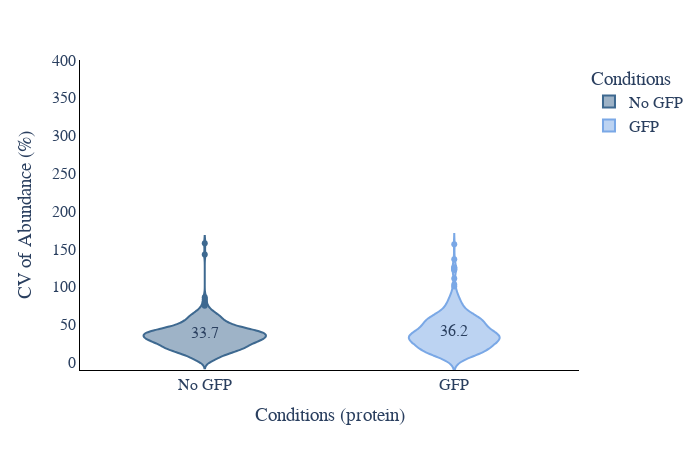

The cell this chart's notebook holds for it:
### Code cell
# CV violin plot
plot_options={    
        "median label": "True", #only works for total and MS2, can be found in CV_summary if you set WRITE_OUTPUT = True
        "box": False,
        "X Title": "Conditions (protein)",
        "Y Title": "CV of Abundance (%)",
        "color": ["#3E6990", "#7aa8e6","#C6878F", "#fac8d3","#AABD8C", "#E9E3B4",  "#F39B6D", "#C6878F", "pink",
                  "orange", "brown", "pink", "gray", "olive", "cyan", "black","red",
                  "yellow","green","blue","indigo","violet"],
        "width": 700,
        "height": 450,
        "font": dict(size=16, family="Arial black"),
        "ylimits": [-10, 400],
        "CV mode": "MS2",#grouped, total, MS2, grouped_stacked, stacked
        "Group By X": "Gradient Length", #ID_Mode does MS2 vs MBR
        "Group By Color": "Acquisition Mode",#ID_Mode does MS2 vs MBR
        "Group By Stack": "ID_Mode" #ID_Mode does MS2 vs MBR
    }
plot_options["plot_type"] = 1 # 1 is protein, 2 is peptide
figure, _, _ =CV_plots(data_obj, plot_options, saved_settings,username="20min")
figure.show()

### Figure 1 — Plotly figure (JSON) as saved in the notebook; plotly's stock layout.template omitted (floating-point values rounded to 4 significant figures; data arrays with more than 128 entries replaced by an {"elided": "..."} marker saying what was removed)
{"data": [{"alignmentgroup": "True", "box": {"visible": false}, "hovertemplate": "Conditions=%{x}<br>CV=%{y}<extra></extra>", "legendgroup": "No GFP", "marker": {"color": "#3E6990"}, "name": "No GFP", "offsetgroup": "No GFP", "orientation": "v", "scalegroup": "True", "showlegend": true, "type": "violin", "x": {"elided": "348 str values"}, "x0": " ", "xaxis": "x", "y": {"elided": "348 float values"}, "y0": " ", "yaxis": "y"}, {"alignmentgroup": "True", "box": {"visible": false}, "hovertemplate": "Conditions=%{x}<br>CV=%{y}<extra></extra>", "legendgroup": "GFP", "marker": {"color": "#7aa8e6"}, "name": "GFP", "offsetgroup": "GFP", "orientation": "v", "scalegroup": "True", "showlegend": true, "type": "violin", "x": {"elided": "427 str values"}, "x0": " ", "xaxis": "x", "y": {"elided": "427 float values"}, "y0": " ", "yaxis": "y"}], "layout": {"annotations": [{"showarrow": false, "text": "36.2", "x": "GFP", "y": 41.58}, {"showarrow": false, "text": "33.7", "x": "No GFP", "y": 38.78}], "font": {"family": "Arial black", "size": 16}, "height": 450, "legend": {"title": {"text": "Conditions"}, "tracegroupgap": 0}, "margin": {"t": 60}, "paper_bgcolor": "white", "plot_bgcolor": "white", "showlegend": true, "violinmode": "overlay", "width": 700, "xaxis": {"anchor": "y", "categoryarray": ["No GFP", "GFP"], "categoryorder": "array", "domain": [0, 1], "linecolor": "black", "linewidth": 1, "showline": true, "title": {"text": "Conditions (protein)"}}, "yaxis": {"anchor": "x", "domain": [0, 1], "linecolor": "black", "linewidth": 1, "range": [-10, 400], "showline": true, "title": {"text": "CV of Abundance (%)"}}}}
